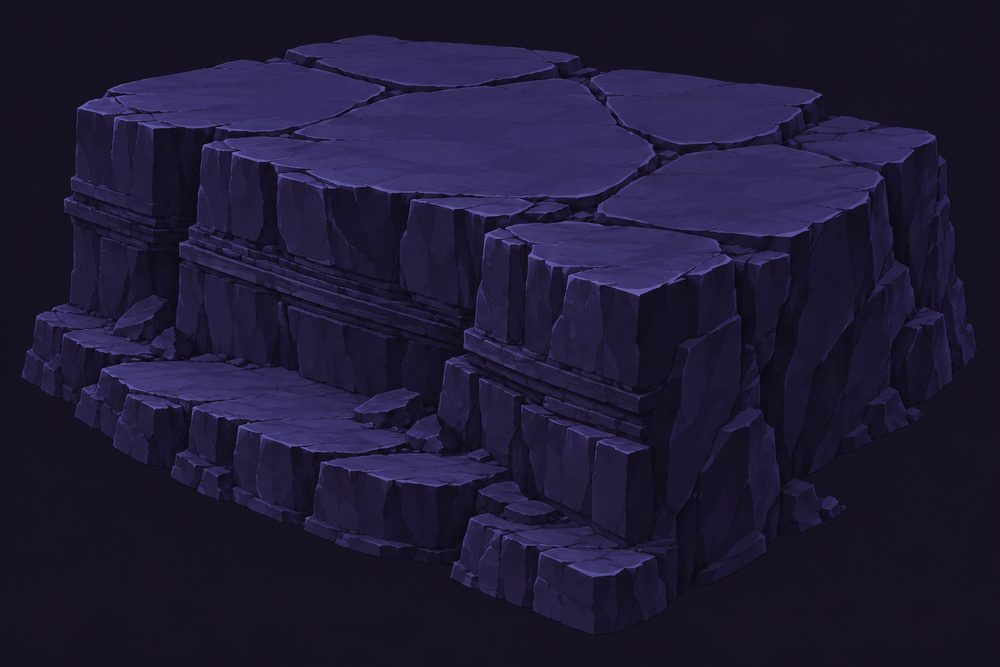
#> input picture art/gen/artbook/bedrock.png, 1000 x 667 px, shrunk from 1536 x 1024 before the run
$ python pixel_snap.py ../artbook/bedrock.png --out out.png
#> lines starting #> are read from the running program, lines starting #| are printed output that depends on the picture
#!/usr/bin/env python3
"""Detect a generated image's fake pixel grid and nearest-downsample to the true grid.

Arm-A candidates come out of the models at an unknown, inconsistent logical scale: the
picture looks like pixel art but every "pixel" is some non-integer number of real pixels
wide, with soft seams. This finds that period and resamples to one sample per logical
pixel.

Method: build a 1-D edge signal per axis (mean absolute difference between neighbouring
columns / rows), then score every candidate period p in [--min-grid, --max-grid] by how
much of the edge energy lands on a lattice of spacing p (best phase). The winning period
is the grid; the logical size is round(W / p) x round(H / p). Sampling takes the modal
colour of each logical cell, which is robust to the soft seams.

    pixel_snap.py IN.png --out OUT.png [--grid N] [--min-grid 2] [--max-grid 32]

Prints: `<in> | detected grid <p> px | logical <w>x<h> | confidence <c>`.
"""

from __future__ import annotations

import argparse
import pathlib
import sys

import numpy as np
from PIL import Image


def edge_signal(a: np.ndarray, axis: int) -> np.ndarray:
    """Mean |difference| between adjacent lines along `axis` (length N-1)."""
    d = np.abs(np.diff(a.astype(np.float64), axis=axis))
    other = tuple(i for i in range(a.ndim) if i != axis)
    return d.mean(axis=other)


def score_period(sig: np.ndarray, p: float) -> float:
    """Fraction of edge energy sitting on the best-phase lattice of spacing `p`."""
    n = len(sig)
    total = sig.sum()
    if total <= 0:
        return 0.0
    best = 0.0
    steps = 12
    for k in range(steps):
        phase = p * k / steps
        idx = np.round(np.arange(phase, n, p)).astype(int)
        idx = idx[(idx >= 0) & (idx < n)]
        if len(idx) < 2:
            continue
        # a lattice hit counts the boundary sample and its neighbour (soft seams)
        hit = set(idx.tolist())
        for i in idx:
            if i + 1 < n:
                hit.add(i + 1)
        got = sig[sorted(hit)].sum()
        # normalise by the share of samples used, so small p is not free
        expected = total * len(hit) / n
        best = max(best, got / expected if expected > 0 else 0.0)
    return best


def detect_grid(img: Image.Image, lo: float, hi: float) -> tuple[float, float]:
    a = np.asarray(img.convert("RGB"))
    sx = edge_signal(a, axis=1)  # variation across columns -> vertical seams
    sy = edge_signal(a, axis=0)
    cands = np.arange(lo, hi + 0.001, 0.25)
    scores = []
    for p in cands:
        scores.append(score_period(sx, p) + score_period(sy, p))
    scores_a = np.array(scores)
    # prefer the smallest period within 1% of the best, so we do not lock onto 2p
    best = scores_a.max()
    winner = float(cands[np.argmax(scores_a >= best * 0.99)])
    return winner, float(best / 2.0)


def modal_downsample(img: Image.Image, w: int, h: int) -> Image.Image:
    """One output pixel per logical cell, taking the cell's most common colour."""
    a = np.asarray(img.convert("RGBA"))
    H, W = a.shape[:2]
    ys = np.linspace(0, H, h + 1).round().astype(int)
    xs = np.linspace(0, W, w + 1).round().astype(int)
    out = np.zeros((h, w, 4), dtype=np.uint8)
    for j in range(h):
        for i in range(w):
            cell = a[ys[j] : max(ys[j + 1], ys[j] + 1), xs[i] : max(xs[i + 1], xs[i] + 1)]
            flat = cell.reshape(-1, 4)
            # modal colour: pack RGBA into one uint32 key
            keys = (
                flat[:, 0].astype(np.uint32) << 24
                | flat[:, 1].astype(np.uint32) << 16
                | flat[:, 2].astype(np.uint32) << 8
                | flat[:, 3].astype(np.uint32)
            )
            vals, counts = np.unique(keys, return_counts=True)
            k = int(vals[counts.argmax()])
            out[j, i] = (k >> 24 & 255, k >> 16 & 255, k >> 8 & 255, k & 255)
    return Image.fromarray(out, "RGBA")


def main() -> int:
    ap = argparse.ArgumentParser()
    ap.add_argument("image")
    ap.add_argument("--out", required=True)
    ap.add_argument("--grid", type=float, default=None, help="force this grid period")
    ap.add_argument("--min-grid", type=float, default=2.0)
    ap.add_argument("--max-grid", type=float, default=32.0)
    ap.add_argument(
        "--logical", default=None, help="force the logical size, e.g. 96x96 (overrides --grid)"
    )
    a = ap.parse_args()

    src = pathlib.Path(a.image)
    img = Image.open(src)
#> img is the input picture: PIL image 1000x667 RGB; mean R, G, B 31.9, 25.9, 53.6
    conf = float("nan")
    if a.logical:
        w, h = (int(v) for v in a.logical.lower().split("x"))
        grid = img.size[0] / w
    elif a.grid:
        grid = a.grid
        w, h = max(1, round(img.size[0] / grid)), max(1, round(img.size[1] / grid))
    else:
        grid, conf = detect_grid(img, a.min_grid, a.max_grid)
#> in edge_signal, `d = np.abs(np.diff(a.astype(np.float64), axis=axis))`:
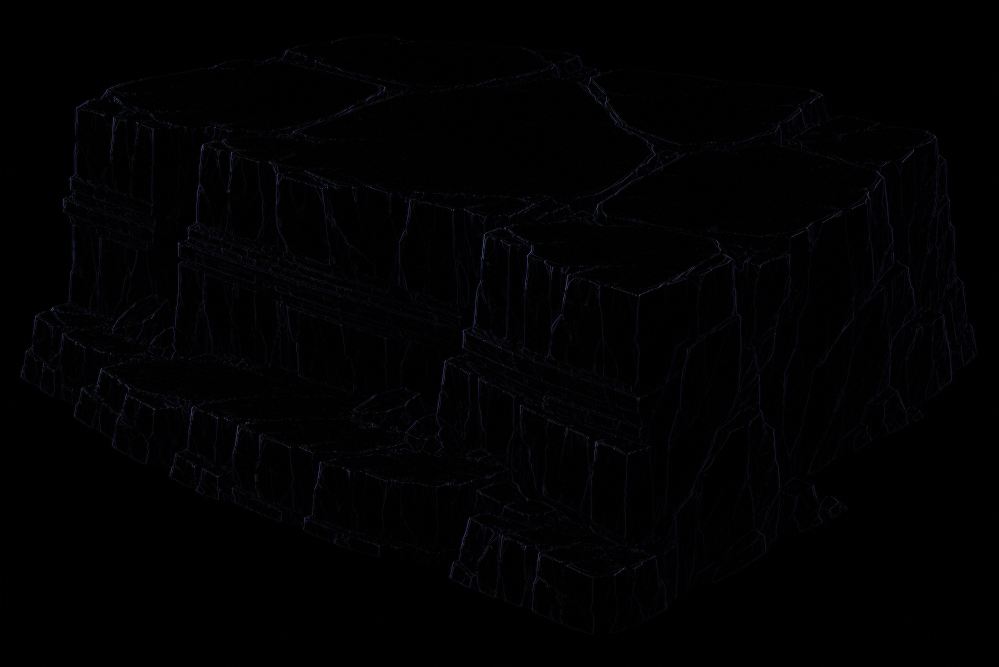
#> d: shape (667, 999, 3) float64; mean R, G, B 1.5, 1.5, 2.3
#> in detect_grid, `sx = edge_signal(a, axis=1)`: sx = 999 values, max 4.65 at index 178, min 0.224 at index 3, mean 1.76
#> in detect_grid, `sy = edge_signal(a, axis=0)`: sy = 666 values, max 6.85 at index 196, min 0.187 at index 12, mean 2.42
#> after the loop in detect_grid, `for p in cands:`: scores = 121 values, max 2.21 at index 116, min 2 at index 0, mean 2.08
#> in detect_grid, `scores_a = np.array(scores)`: scores_a has the same summary as scores
#> in detect_grid, `best = scores_a.max()`: best = 2.21
#> in detect_grid, `winner = float(cands[np.argmax(scores_a >= best * 0.99)])`: winner = 30.75
#> grid = 30.75; conf = 1.11
        w, h = max(1, round(img.size[0] / grid)), max(1, round(img.size[1] / grid))
#> w = 33; h = 22

    out = modal_downsample(img, w, h)
#> after the loop in modal_downsample, `for j in range(h):`:
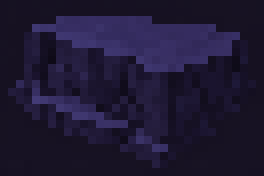
#> out: shape (22, 33, 4) (shown 8 times larger); mean R, G, B, A 30.7, 24.7, 51.3, 255
    pathlib.Path(a.out).parent.mkdir(parents=True, exist_ok=True)
    out.save(a.out)
    print(f"{src} | detected grid {grid:g} px | logical {w}x{h} | confidence {conf:.3f}")
#| ../artbook/bedrock.png | detected grid 30.75 px | logical 33x22 | confidence 1.106
    return 0


if __name__ == "__main__":
    sys.exit(main())
#> (the program exits here)
